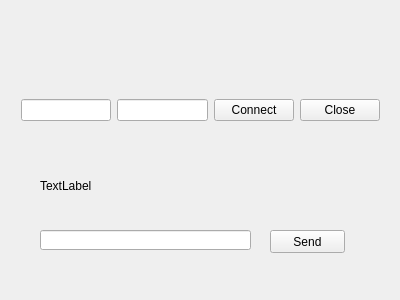
<?xml version="1.0" encoding="UTF-8"?>
<ui version="4.0">
 <class>Widget</class>
 <widget class="QWidget" name="Widget">
  <property name="geometry">
   <rect>
    <x>0</x>
    <y>0</y>
    <width>400</width>
    <height>300</height>
   </rect>
  </property>
  <property name="windowTitle">
   <string>Widget</string>
  </property>
  <widget class="QWidget" name="horizontalLayoutWidget">
   <property name="geometry">
    <rect>
     <x>10</x>
     <y>80</y>
     <width>381</width>
     <height>61</height>
    </rect>
   </property>
   <layout class="QHBoxLayout" name="horizontalLayout">
    <item>
     <widget class="QLineEdit" name="lineEdit"/>
    </item>
    <item>
     <widget class="QLineEdit" name="lineEdit_2"/>
    </item>
    <item>
     <widget class="QPushButton" name="pushButton">
      <property name="text">
       <string>Connect</string>
      </property>
     </widget>
    </item>
    <item>
     <widget class="QPushButton" name="pushButton_3">
      <property name="text">
       <string>Close</string>
      </property>
     </widget>
    </item>
   </layout>
  </widget>
  <widget class="QLineEdit" name="lineEdit_3">
   <property name="geometry">
    <rect>
     <x>40</x>
     <y>230</y>
     <width>211</width>
     <height>20</height>
    </rect>
   </property>
  </widget>
  <widget class="QPushButton" name="pushButton_2">
   <property name="geometry">
    <rect>
     <x>270</x>
     <y>230</y>
     <width>75</width>
     <height>23</height>
    </rect>
   </property>
   <property name="text">
    <string>Send</string>
   </property>
  </widget>
  <widget class="QLabel" name="label">
   <property name="geometry">
    <rect>
     <x>40</x>
     <y>160</y>
     <width>341</width>
     <height>51</height>
    </rect>
   </property>
   <property name="text">
    <string>TextLabel</string>
   </property>
  </widget>
 </widget>
 <layoutdefault spacing="6" margin="11"/>
 <resources/>
 <connections/>
</ui>
